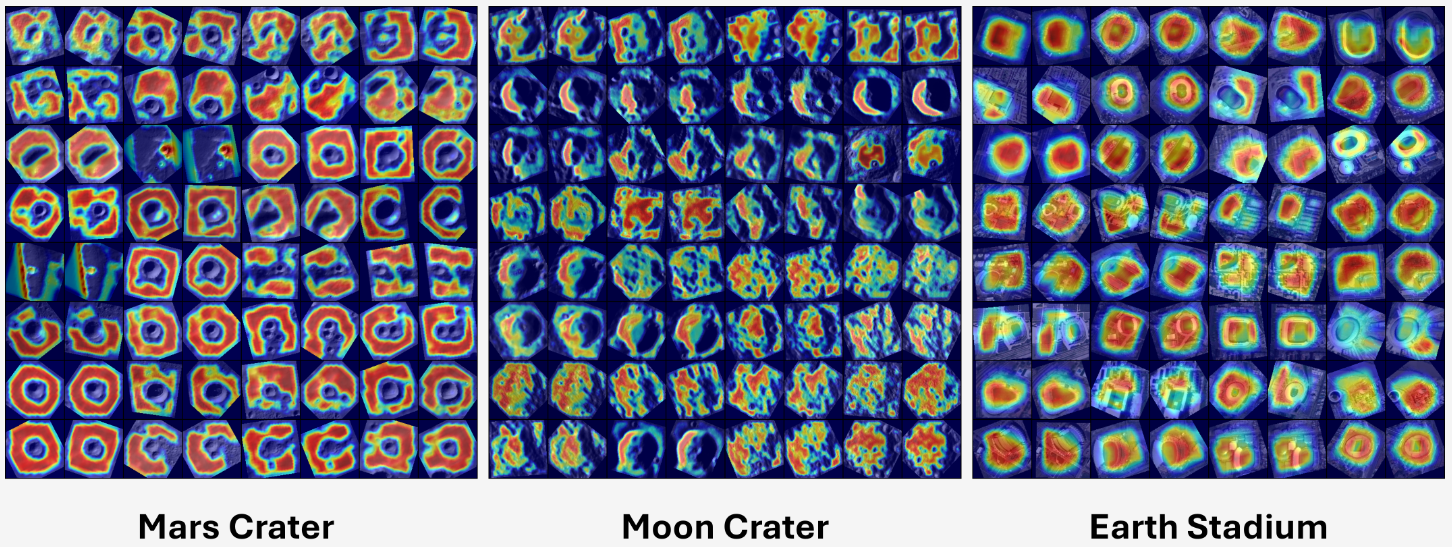
#> input picture imgs/mars.png, 1452 x 547 px
$ python -i prepare_datasets.py   (imports and definitions only)
#> lines starting #> are read from the running program, lines starting #| are printed output that depends on the picture
#> further down, picture is the input picture: shape (547, 1452, 3); mean B, G, R 128.4, 106.1, 100.7
import cv2
import glob
import numpy as np
from alive_progress import alive_bar
import sys
from pathlib import Path

stock_image_path = sys.argv[1]
ext = sys.argv[2]
dset_savepath = sys.argv[3]
# [1 line not run here, left out]

def change_brightness(img, value=30):
#> called with value = 30
    hsv = cv2.cvtColor(img, cv2.COLOR_BGR2HSV)
#> hsv: shape (547, 1452, 3); mean H, S, V 73.8, 158, 159.3
    h, s, v = cv2.split(hsv)
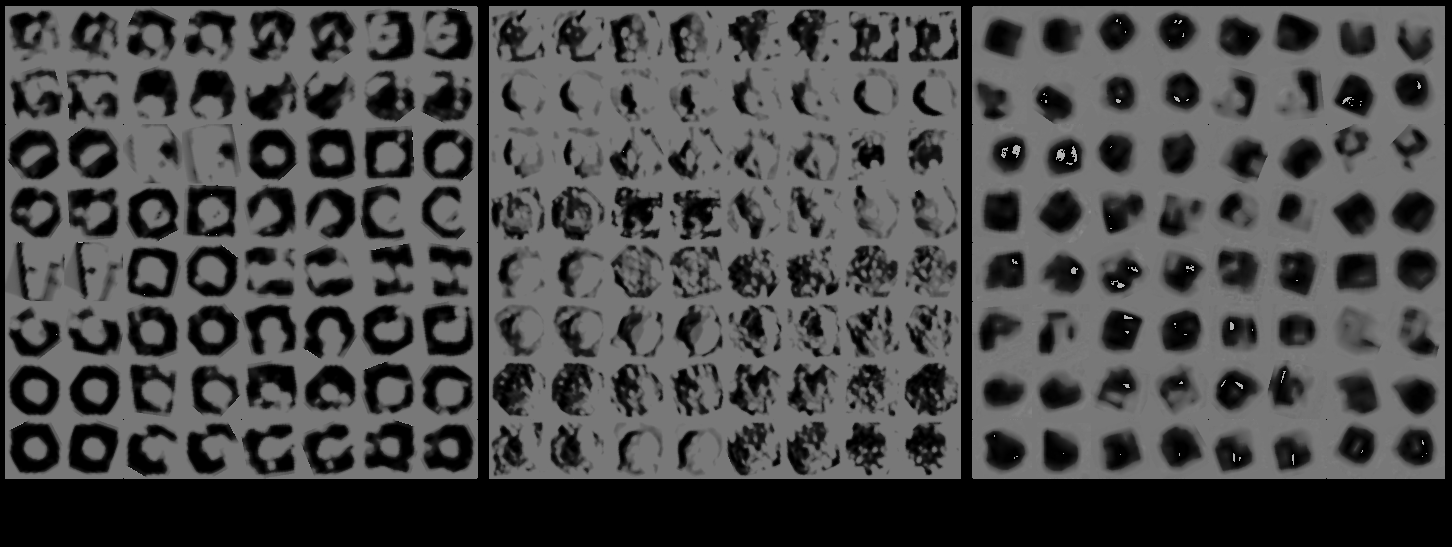
#> h: shape (547, 1452); min 0, max 179, mean 73.8
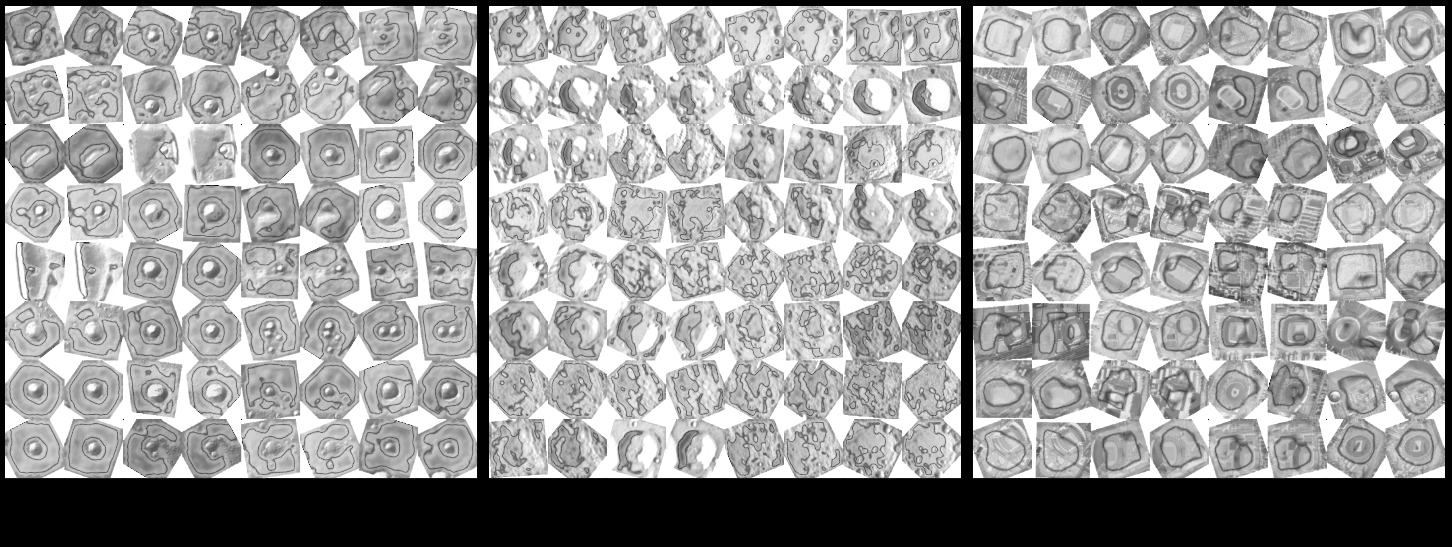
#> s: shape (547, 1452); min 0, max 255, mean 158
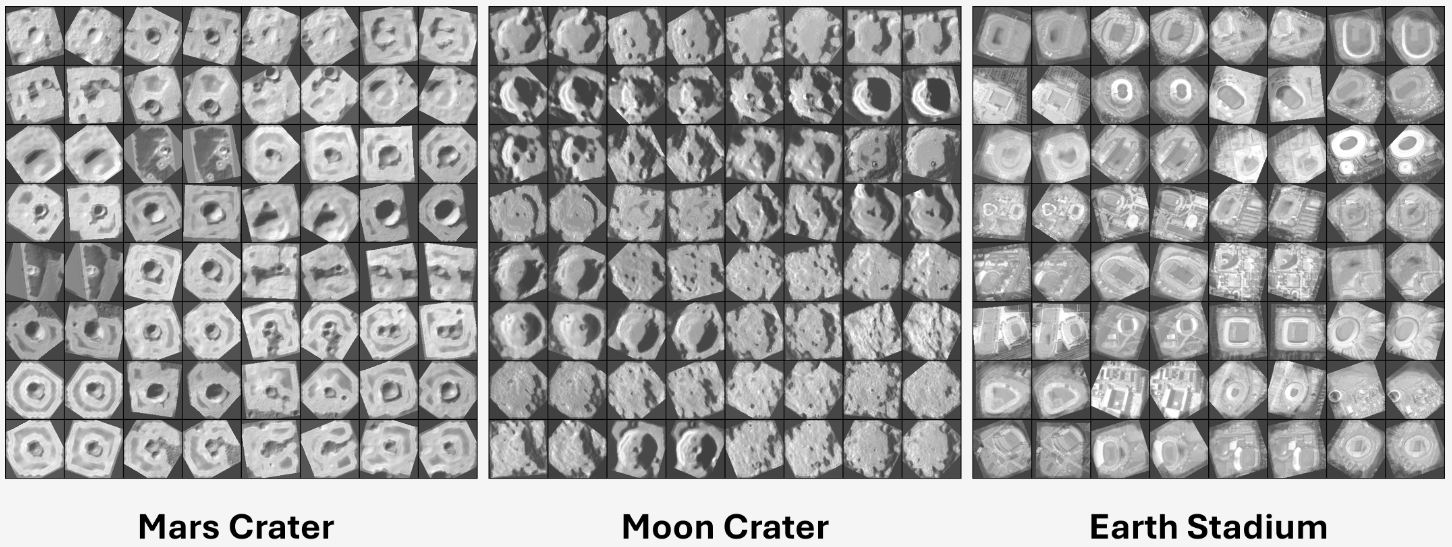
#> v: shape (547, 1452); min 0, max 255, mean 159.3
    v = cv2.add(v,value)
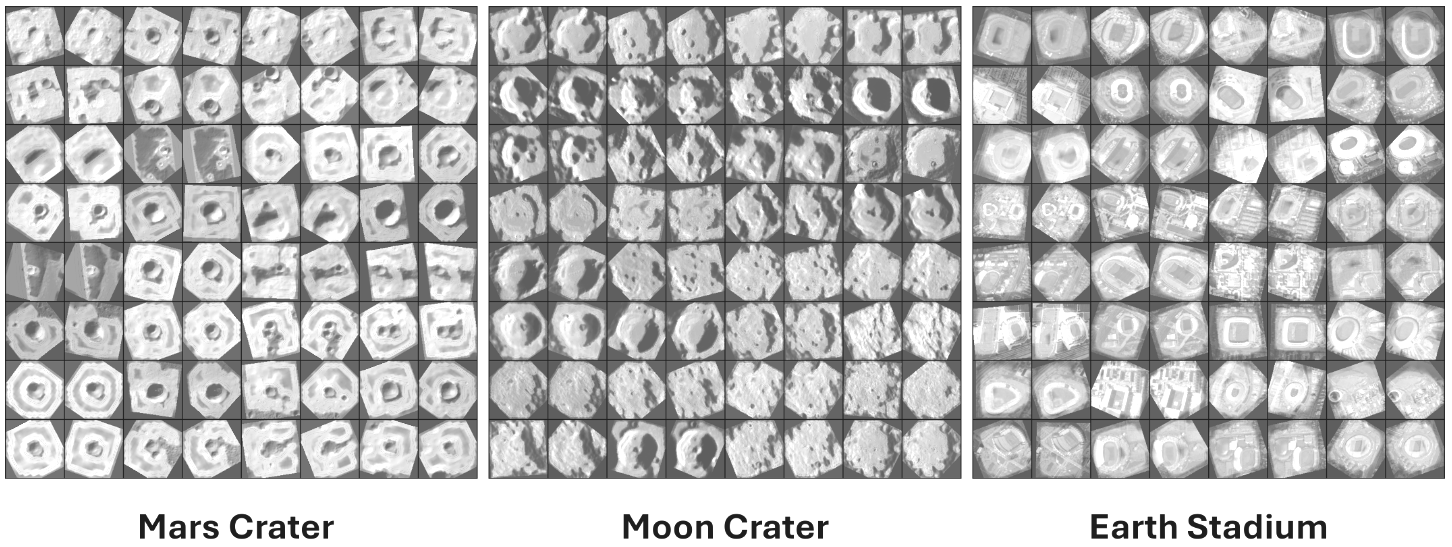
#> v: shape (547, 1452); min 30, max 255, mean 186.1
    v[v > 255] = 255
    v[v < 0] = 0
    final_hsv = cv2.merge((h, s, v))
#> final_hsv: shape (547, 1452, 3); mean H, S, V 73.8, 158, 186.1
    img = cv2.cvtColor(final_hsv, cv2.COLOR_HSV2BGR)
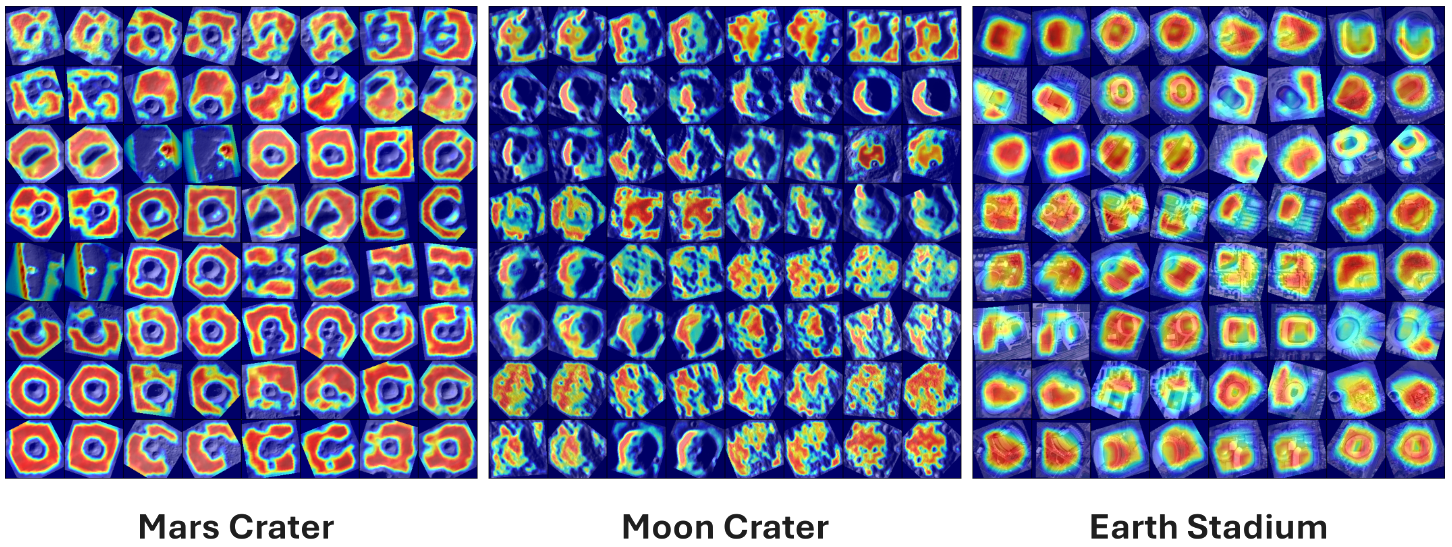
#> img: shape (547, 1452, 3); mean B, G, R 150.2, 119.2, 112.8
    return img

'''
HIRISE Style:
    1. 90 degrees clockwise rotation
    2. 180 degrees clockwise rotation
    3. 270 degrees clockwise rotation
    4. Horizontal flip
    5. Vertical flip
    6. Random brightness adjustment
'''
# [24 lines not run here, left out]

>>> import cv2
>>> picture = cv2.imread('../imgs/mars.png')
>>> result = change_brightness(picture)
